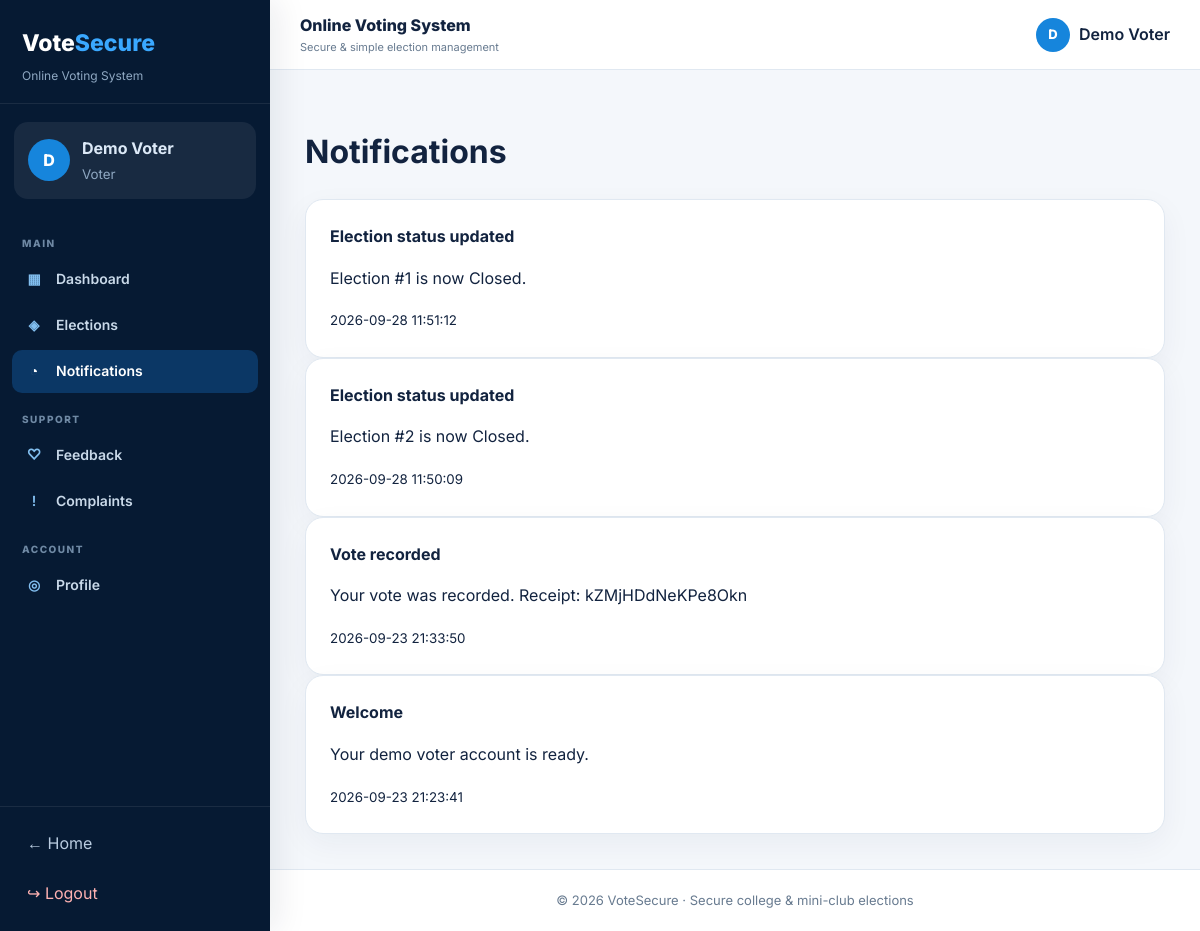
The app's page /notifications (signed in) with its own data.
### tables this page shows
CREATE TABLE users(id INTEGER PRIMARY KEY AUTOINCREMENT,name TEXT NOT NULL,email TEXT UNIQUE NOT NULL,password_hash TEXT NOT NULL,role TEXT NOT NULL CHECK(role IN ('voter','candidate','admin')),phone TEXT,language TEXT DEFAULT 'English',accessibility INTEGER DEFAULT 0,is_active INTEGER DEFAULT 1,created_at TEXT NOT NULL);

CREATE TABLE notifications(id INTEGER PRIMARY KEY AUTOINCREMENT,user_id INTEGER,title TEXT NOT NULL,message TEXT NOT NULL,is_read INTEGER DEFAULT 0,created_at TEXT NOT NULL,FOREIGN KEY(user_id) REFERENCES users(id));

### app.py (the view)
@app.route('/notifications')
@login_required
def notifications():
    rows = q(
        '''
        SELECT *
        FROM notifications
        WHERE user_id=?
        ORDER BY created_at DESC
        ''',
        (session['user_id'],)
    )
    exec_sql(
        '''
        UPDATE notifications
        SET is_read=1
        WHERE user_id=?
        ''',
        (session['user_id'],)
    )
    return render_template(
        'notifications.html',
        notifications=rows
    )

### app.py (called while the page is built, shortened)
def get_db():
    if 'db' not in g:
        os.makedirs(
            os.path.dirname(DB_PATH),
            exist_ok=True
        )
        g.db = sqlite3.connect(DB_PATH)
        g.db.row_factory = sqlite3.Row
        g.db.execute(
            'PRAGMA foreign_keys=ON'
        )
    return g.db

def q(sql, args=(), one=False):
    cur = get_db().execute(sql, args)
    rows = cur.fetchall()
    cur.close()
    if one:
        return rows[0] if rows else None
    return rows

def exec_sql(sql, args=()):
    db = get_db()
    cur = db.execute(sql, args)
    db.commit()
    return cur.lastrowid

def login_required(fn):
    @wraps(fn)
    def wrap(*a, **kw):
        return fn(*a, **kw)
    return wrap

@app.context_processor
def common():
    unread = 0
    if session.get('user_id'):
        row = q(
            '''
            SELECT COUNT(*) AS c
            FROM notifications
            WHERE user_id=? AND is_read=0
            ''',
            (session['user_id'],),
            True
        )
        unread = row['c'] if row else 0
    current_user = None
    if session.get('user_id'):
        current_user = q(
            'SELECT * FROM users WHERE id=?',
            (session['user_id'],),
            True
        )
    return {
        'unread_notifications': unread,
        'current_user': current_user
    }

### templates/notifications.html
{% extends 'base.html' %}{% block content %}<h1>Notifications</h1>{% for n in notifications %}<div class="card">
<b>{{n.title}}</b>
<p>{{n.message}}</p>
<small>{{n.created_at}}</small>
</div>{% else %}<p>No notifications.</p>{% endfor %}{% endblock %}

### templates/base.html (shortened to what this page needs)
<!doctype html>
<html lang="en">
<head>
    <link rel="stylesheet" href="{{ url_for('static', filename='css/style.css') }}">
</head>
<body>
    {% if current_user %}
        <div class="app-layout">
            <aside class="sidebar" id="sidebar">
                <div class="sidebar-brand">
                    <a href="{{ url_for('dashboard') }}" class="brand">Vote<span>Secure</span></a>
                    <p>Online Voting System</p>
                </div>
                <div class="sidebar-user">
                    <div class="avatar">{{ session.name[:1]|upper }}</div>
                    <div>
                        <strong>{{ session.name }}</strong>
                        <small>{{ session.role|capitalize }}</small>
                    </div>
                </div>
                <nav class="sidebar-nav" aria-label="Dashboard navigation">
                    <p class="nav-section-title">MAIN</p>
                    <a class="{% if request.endpoint in ['dashboard', 'voter_dashboard', 'candidate_dashboard', 'admin_dashboard'] %}active{% endif %}" href="{{ url_for('dashboard') }}">
                        <span>▦</span> Dashboard
                    </a>
                    <a class="{% if request.endpoint in ['elections', 'election_detail', 'vote', 'confirmation'] %}active{% endif %}" href="{{ url_for('elections') }}">
                        <span>◈</span> Elections
                    </a>
                    <a class="{% if request.endpoint == 'notifications' %}active{% endif %}" href="{{ url_for('notifications') }}">
                        <span>◔</span> Notifications
                    </a>
                    <p class="nav-section-title">SUPPORT</p>
                    <a class="{% if request.endpoint == 'feedback' %}active{% endif %}" href="{{ url_for('feedback') }}">
                        <span>♡</span> Feedback
                    </a>
                    <a class="{% if request.endpoint == 'complaints' %}active{% endif %}" href="{{ url_for('complaints') }}">
                        <span>!</span> Complaints
                    </a>
                    <p class="nav-section-title">ACCOUNT</p>
                    <a class="{% if request.endpoint == 'profile' %}active{% endif %}" href="{{ url_for('profile') }}">
                        <span>◎</span> Profile
                    </a>
                </nav>
                <div class="sidebar-bottom">
                    <a href="{{ url_for('index') }}">← Home</a>
                    <a href="{{ url_for('logout') }}" class="logout-link">↪ Logout</a>
                </div>
            </aside>
            <div class="dashboard-area">
                <header class="dashboard-topbar">
                    <div>
                        <span class="topbar-title">Online Voting System</span>
                        <small>Secure &amp; simple election management</small>
                    </div>
                    <a href="{{ url_for('profile') }}" class="topbar-profile">
                        <span class="avatar small">{{ session.name[:1]|upper }}</span>
                        <span>{{ session.name }}</span>
                    </a>
                </header>
                <main class="dashboard-content">
    {% endif %}
    {% block content %}{% endblock %}
    {% if current_user %}
                </main>
                <footer class="dashboard-footer">
                    © 2026 VoteSecure · Secure college &amp; mini-club elections
                </footer>
            </div>
        </div>
    {% else %}
        </main>
        <footer>
            © 2026 VoteSecure · Secure college &amp; mini-club elections
        </footer>
    {% endif %}
</body>
</html>

### static/css/style.css (style rules this page uses)
:root { --navy: #061a33; --blue: #0879d1; --blue-dark: #075fa5; --blue-soft: #e8f3fc; --text: #12233f; --muted: #687b90; --border: #e0e8f1; --bg: #f4f7fb; --white: #ffffff; --success: #176b3a; --danger: #a62929; }
* { box-sizing: border-box; }
html { scroll-behavior: smooth; }
body { margin: 0; font-family: Inter, Arial, sans-serif; background: var(--bg); color: var(--text); line-height: 1.6; }
a { color: var(--blue); }
.brand { color: var(--white); text-decoration: none; font-size: 23px; font-weight: 800; }
.brand span { color: #3aa8ff; }
.app-layout { min-height: 100vh; display: flex; }
.sidebar { width: 270px; min-width: 270px; background: #061a33; color: #dce9f7; display: flex; flex-direction: column; position: fixed; inset: 0 auto 0 0; z-index: 100; box-shadow: 8px 0 30px rgba(6, 26, 51, 0.08); }
.sidebar-brand { padding: 25px 22px 18px; border-bottom: 1px solid rgba(255, 255, 255, 0.08); }
.sidebar-brand p { margin: 4px 0 0; color: #8fa8c2; font-size: 12px; }
.sidebar-user { margin: 18px 14px; padding: 14px; border-radius: 14px; background: rgba(255, 255, 255, 0.07); display: flex; align-items: center; gap: 12px; }
.sidebar-user strong, .sidebar-user small { display: block; }
.sidebar-user small { color: #8fa8c2; margin-top: 2px; }
.avatar { width: 42px; height: 42px; border-radius: 50%; display: grid; place-items: center; flex: 0 0 auto; background: #1685dc; color: #fff; font-weight: 800; }
.avatar.small { width: 34px; height: 34px; font-size: 13px; }
.sidebar-nav { padding: 0 12px; overflow-y: auto; }
.nav-section-title { margin: 18px 10px 7px; color: #6f89a4; font-size: 10px; font-weight: 800; letter-spacing: 1.5px; }
.sidebar-nav a { display: flex; align-items: center; gap: 12px; min-height: 43px; padding: 10px 12px; margin: 3px 0; border-radius: 10px; color: #c9d9e9; text-decoration: none; font-size: 14px; font-weight: 600; transition: 0.2s ease; }
.sidebar-nav a span { width: 20px; text-align: center; color: #82bff0; }
.sidebar-nav a:hover, .sidebar-nav a.active { background: #0b3765; color: #fff; }
.sidebar-nav a.active span { color: #fff; }
.sidebar-bottom { margin-top: auto; padding: 15px; border-top: 1px solid rgba(255, 255, 255, 0.08); display: grid; gap: 7px; }
.sidebar-bottom a { color: #b9cce0; text-decoration: none; padding: 9px 12px; border-radius: 9px; }
.sidebar-bottom .logout-link { color: #ffb2b2; }
.dashboard-area { width: calc(100% - 270px); min-height: 100vh; margin-left: 270px; }
.dashboard-topbar { min-height: 70px; padding: 12px 30px; background: #fff; border-bottom: 1px solid var(--border); display: flex; align-items: center; gap: 15px; position: sticky; top: 0; z-index: 40; }
.topbar-title { display: block; font-weight: 800; color: var(--text); }
.dashboard-topbar small { display: block; color: var(--muted); font-size: 11px; }
.topbar-profile { margin-left: auto; display: flex; align-items: center; gap: 9px; color: var(--text); text-decoration: none; font-weight: 600; }
.dashboard-content { max-width: 1400px; margin: 0 auto; padding: 35px; }
.dashboard-footer { border-top: 1px solid var(--border); background: #fff; color: var(--muted); text-align: center; padding: 20px; font-size: 13px; }
footer { background: var(--navy); color: #b9c9da; text-align: center; padding: 25px; }
.hero-card, .card, .stat { background: var(--white); border: 1px solid var(--border); border-radius: 18px; padding: 24px; box-shadow: 0 10px 30px rgba(16, 46, 77, 0.05); }

### records on screen
users: name "Demo Voter", role "Voter"
notifications: title "Election status updated", message "Election #1 is now Closed.", created_at "2026-09-28 11:51:12"
notifications: title "Election status updated", message "Election #2 is now Closed.", created_at "2026-09-28 11:50:09"
notifications: title "Vote recorded", message "Your vote was recorded. Receipt: kZMjHDdNeKPe8Okn", created_at "2026-09-23 21:33:50"
notifications: title "Welcome", message "Your demo voter account is ready.", created_at "2026-09-23 21:23:41"

### other values on screen
{{ session.name[:1]|upper }} "D"
